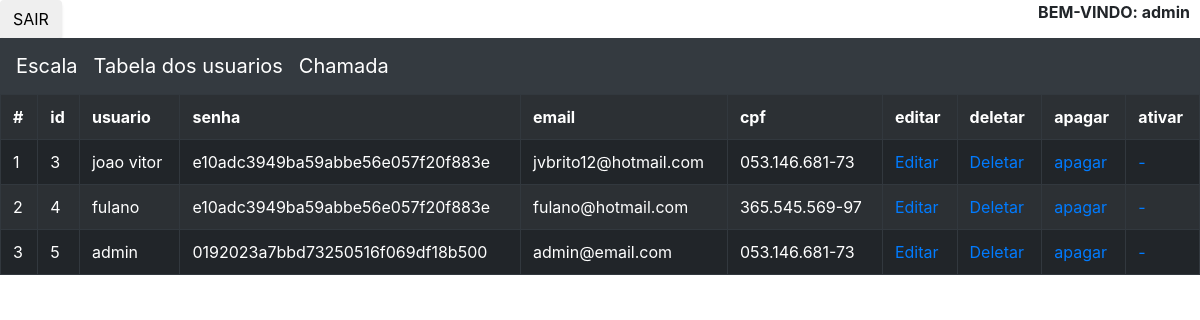
The app's page /?pag=4 (signed in), older data.
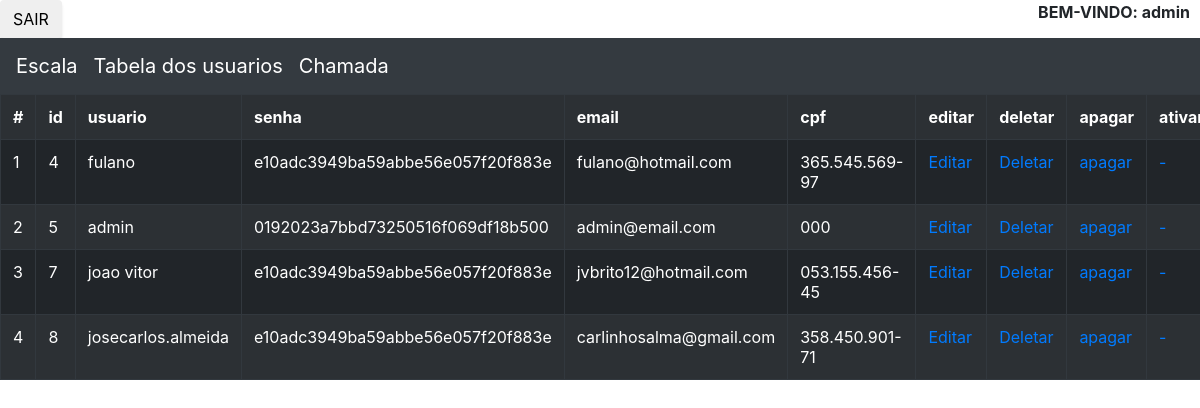
The same page, newer data.
### tables this page shows
CREATE TABLE `inscrever` (
  `id` int(200) NOT NULL,
  `usuario` varchar(240) NOT NULL,
  `cpf` varchar(50) NOT NULL,
  `presenca` int(12) NOT NULL,
  `senha` varchar(255) NOT NULL,
  `email` varchar(255) NOT NULL,
  `valor` int(100) NOT NULL,
  `voluntario` int(200) NOT NULL
);

### tabela_cadastro.php (the view, shortened to what this page needs)
<?php
	$sql= "SELECT * FROM inscrever ";
	$result = mysqli_query($conn,$sql);
	$row =  mysqli_fetch_assoc($result);
$i=0;
  $table= "<table border='1' class='table table-striped table-dark'>
	<tr>
		<th>#</th>
		<th>id</th>
		<th>usuario</th>
		<th>senha</th>
		<th>email</th>
		<th>cpf</th>
		<th>editar</th>
		<th>deletar</th>
		<th>apagar</th>
		<th>ativar</th>
	</tr>" ;
do{
	$i++;
	$id 	= @$row['id'];
	$usu 	= @$row['usuario'];
	$senha 	= @$row['senha'];
	$email	= @$row['email'];
	$cpf 	= @$row['cpf'];
	$ativar	= @$row['valor']==1?"ativar":"-";
  $table .= "
	<tr>
		<td>$i</td>
		<td>$id</td>
		<td>$usu</td>
		<td>$senha</td>
		<td>$email</td>
		<td>$cpf</td>
		<td>
		<a href='./?pag=2&id=$id'>
		Editar
		</a>
		</td>
		<td><a href='crud.php?deletar=true&ok_cadastro=true&id=$id'>Deletar</a></td>
		<td><a href='crud.php?apagar=true&ok_cadastro=true&id=$id'>apagar</a></td>
		<td><a href='crud.php?ativar=true&ok_cadastro=true&id=$id'>$ativar</a></td>
	</tr>";
}
while($row =  mysqli_fetch_assoc($result));
 $table .= "</table>";
	echo $table;
 ?>

### index.php (shortened to what this page needs)
<?php
	include('connect.php');
	 $pag=@$_GET['pag']?@$_GET['pag']:"erro";
 	echo $login =@$_SESSION['JVB']? "<a href='?pag=5'><button  class='btn btn-ligth btn-md' >SAIR</button></a>" :"<a href='./?pag=3'><button  class='btn btn-ligth btn-md'>LOGIN</button></a>";
 ?>
<!DOCTYPE html>
<html lang="pt_br">
<head>
 <link rel="stylesheet" href="bootstrap/css/bootstrap.min.css" >
 	<link rel="stylesheet" href="css/site-demos.css">
 	<link rel="stylesheet" href="css/style.css" >
   <link href="vendor/bootstrap/css/bootstrap.min.css" rel="stylesheet">
    <link href="vendor/fontawesome-free/css/all.min.css" rel="stylesheet" type="text/css">
    <link href="vendor/simple-line-icons/css/simple-line-icons.css" rel="stylesheet">
    <link href="css/stylish-portfolio.min.css" rel="stylesheet">
  <link href="bootstrap/css/bootstrap.css" type="text/css" rel="stylesheet">
</head>
<body>
<div class="direita">
		<b><?php if(@$_SESSION['USU']){echo "BEM-VINDO: " .@$_SESSION['USU'];} ?></b>
	</div>
	<?php if((@$pag!=2)&&(@$pag!=3)){
	 if (@$_SESSION['MASTER']=='true'){ ?>
<nav class="navbar navbar-expand-lg navbar-dark bg-dark">
		  <div class="collapse navbar-collapse" id="navbarNavAltMarkup">
		    <div class="navbar-nav">
		  <a class="navbar-brand"  href="?pag=1">Escala</a>
		  <a class="navbar-brand"  href="?pag=4">Tabela dos usuarios</a>
		  <a class="navbar-brand"  href="?pag=7">Chamada</a>
		     <?php } ?>
		    </div>
		  </div>
		</nav>
		<?php } ?>
	<?php
  switch (@$pag) {
    case '4': include('tabela_cadastro.php');		break;
  }
?>
</body>
</html>

### css/style.css (style rules this page uses)
body { background-image: ; transition: background 2s linear, border 3s; margin: 0; padding: 0; height: 100vh; }

### index.php (style rules this page uses)
.direita { margin-right: 10px; float:right; }

Row changes from the older to the newer data that the page shows:
removed inscrever: id "3", usuario "joao vitor", senha "e10adc3949ba59abbe56e057f20f883e", email "jvbrito12@hotmail.com", cpf "053.146.681-73", valor "-"
changed inscrever "admin": cpf "053.146.681-73" → "000"
added inscrever: id "7", usuario "joao vitor", senha "e10adc3949ba59abbe56e057f20f883e", email "jvbrito12@hotmail.com", cpf "053.155.456-45", valor "-"
added inscrever: id "8", usuario "josecarlos.almeida", senha "e10adc3949ba59abbe56e057f20f883e", email "carlinhosalma@gmail.com", cpf "358.450.901-71", valor "-"
